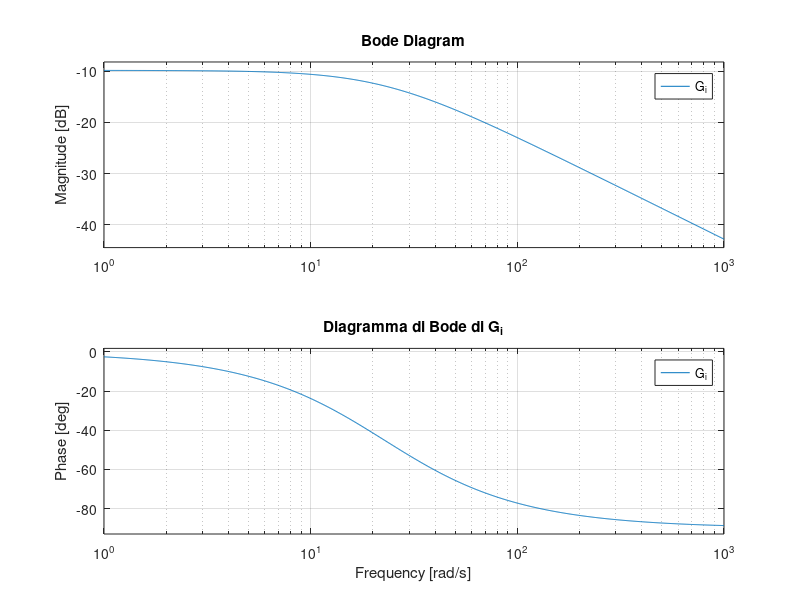
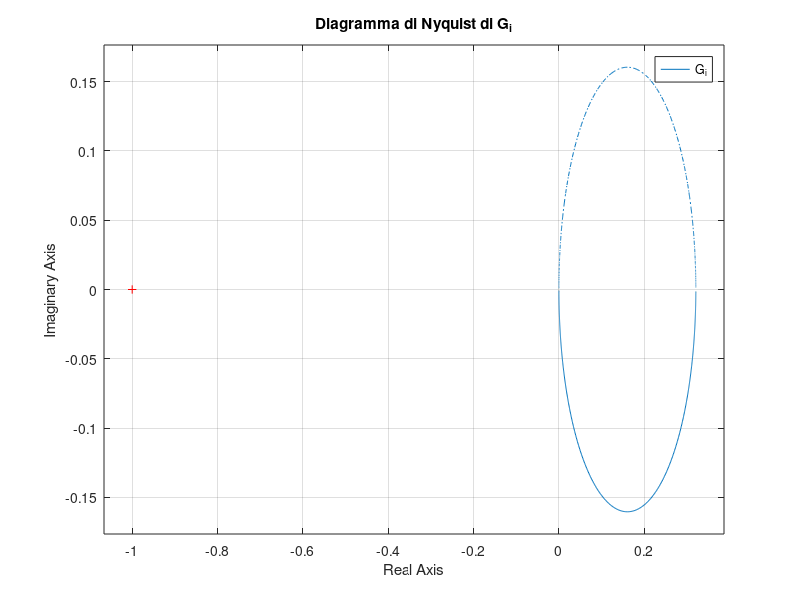

MATLAB code to generate these figures, in order:
clear
clc
%% 0) Parametri 
Kg = 3; % gain amplificatore

% Circuito LR
L = 412.5e-3; %[H] inductance of the coil
Rc = 10; %[ohm]
% nc = 2450; %number of coils
% lc = 0.0825; %[m] lenght of the coil
% rc = 0.008; %[m] coil radius
Rs = 1; %[ohm] current sense resistance
Rcal = 0.85; % calibration resistance gain

R = (Rc + Rs)* Rcal; %[ohm] total resistance
omega_coil = R/L;

% Meccanica
km = 6.5308e-5; %[N-m^2/A^2] electromagnet force constant
r = 1.27e-2; %[m] steel ball radius
m = 0.068; %[kg] steel ball mass
%Tb = 0.014; %[m] steel ball travel
l = 0.0394; %[m] total lenght
g = 9.81; %[m/s^2] gravity
%mu_0 = pi*4e-7; %[H/m] magnetic permeability constant
Kb = 2.83e-3; %[m/V] ball position sensitivity
s = tf("s");
I = [1, 0; 0, 1];

%% 1) Modello Circuito RL

%linear, SISO, Strictly proper, A.S., order 1
A_i = -R/L; 
B_i = 1/L; %system is reachable
C_i = 1; %system is observable 
D_i = 0; 

SS_i = ss(A_i, B_i, C_i, D_i);
G_i = Kg*tf(SS_i);
[G_i_num, G_i_den] = tfdata(G_i, 'v');
G_i
pole(G_i)
zero(G_i)

figure
bode(G_i)
grid on
title('Diagramma di Bode di G_i')

figure
nyquist(G_i)
grid on
title('Diagramma di Nyquist di G_i')

%% 2) Modello Forze

%equilibrium
x2_e = 0; 
x1_e = 0.007; %eq position "middle of the airgap"
u_e = (((g*m)/km)^(1/2))*(l - x1_e - (2*r));
x_e = [x1_e, x2_e]; %equilibrium states vector

%u_e = ;
%x1_e = - ((km/(g*m))^(1/2)) - (2*r) + l;

%Linearized model, SISO, Strictly proper, Unstable, order 2
A_p = [0, 1; (2*km*(u_e^2))/(m*((l - x1_e - (2*r)))^3) 0]; 
B_p = [0; (2*km*u_e)/(m*((l - x1_e - (2*r)))^2)];
C_p = [1, 0];
D_p = 0;

SS_p = ss(A_p, B_p, C_p, D_p);
G_x = tf(SS_p);
[G_p_num, G_p_den] = tfdata(G_x, 'v');
disp('linearized model tf')
G_x
pole(G_x)
zero(G_x)

%checking reachability of linearized system
Mr = ctrb(A_p,B_p);
if (rank(Mr) == 2)
    disp('The linearized model is reachable')
else 
    disp('The linearized model is not reachable');
end

%checking observability of linearized system
Mo = obsv(A_p,C_p);
if (rank(Mo) == 2)
    disp('The linearized model is observable')
else 
    disp('The linearized model is not observable');
end
